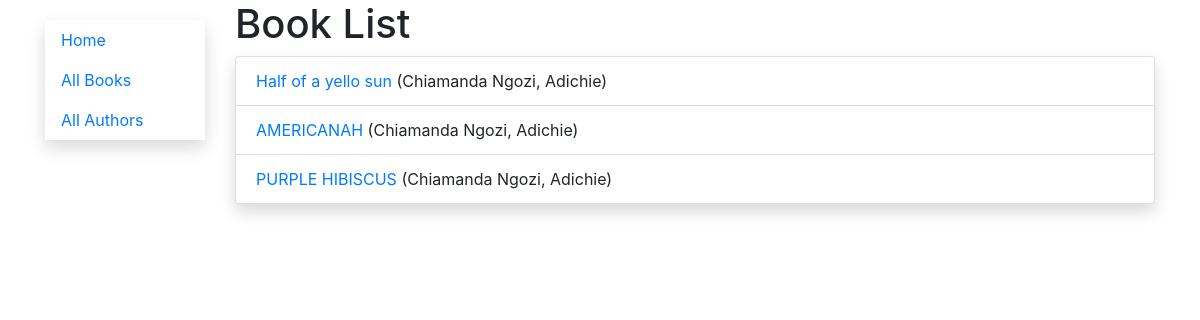
The page /books/ on the database its author committed.
### elib/models.py (models this page shows, shortened)
class Book(models.Model):
	title = models.CharField(max_length=100, help_text='Enter book title')
	author = models.ForeignKey('Author', on_delete=models.SET_NULL, null=True)
	summary = models.TextField(max_length=1000, help_text='Enter brief description of the book')
	isbn = models.CharField('ISBN', max_length=13, unique=True, help_text='Enter ISBN number')
	genre = models.ManyToManyField(Genre, help_text='Select a genre for this book')
	language = models.ForeignKey('Language', on_delete=models.SET_NULL, null=True)
	cover_picture = models.ImageField(upload_to='media/', help_text="Upload book cover picture")
	def get_absolute_url(self):
		return reverse('book-detail', args=[str(self.id)])

class Author(models.Model):
	first_name = models.CharField(max_length=50)
	last_name = models.CharField(max_length=50)
	date_of_birth = models.DateField(null=True, blank=True)
	date_of_death = models.DateField('Died', null=True, blank=True)
	class Meta:
		ordering = ['last_name', 'first_name']
	def __str__(self):
		return f'{self.first_name}, {self.last_name}'

### elib/views.py (the view)
# urls.py: path('books/', views.BookListView.as_view(), name='books'),
class BookListView(generic.ListView):
	model = Book

### elib/templates/elib/book_list.html
{% extends 'elib/base.html' %}
{% block content %}
<h1>Book List</h1>
{% if book_list %}
<ul class="list-group shadow">
	{% for book in book_list %}
	<li class="list-group-item">
		<a href="{{ book.get_absolute_url }}">
			{{ book.title }}
		</a>
		({{ book.author }})
	</li>
	{% endfor %}
</ul>
{% else %}
<p>There are no books in the library.</p>
{% endif %}
{% endblock %}

### rows shown on the page
Book: title "Half of a yello sun", author "Chiamanda Ngozi, Adichie"
Book: title "AMERICANAH", author "Chiamanda Ngozi, Adichie"
Book: title "PURPLE HIBISCUS", author "Chiamanda Ngozi, Adichie"
